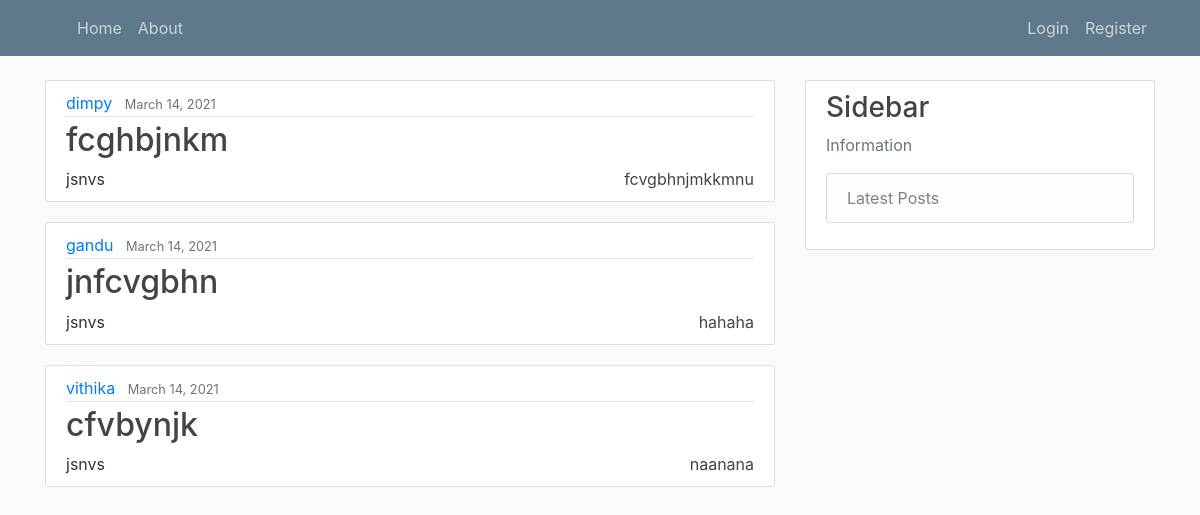
The page / on the database its author committed.
### blog/models.py (models this page shows, shortened)
class Post(models.Model):
    title = models.CharField(max_length=100)
    content = models.TextField()
    date_posted = models.DateTimeField(default=timezone.now)
    author = models.ForeignKey(User, on_delete=models.CASCADE)
    snippet = models.CharField(max_length=100)
    category = models.CharField(max_length=100, default='uncategorised')
    likes = models.ManyToManyField(User, related_name='blogpost_like')

### blog/views.py (the view)
# urls.py: path('', HomeView.as_view(), name='blog-home'),
class HomeView(ListView):
    model = Post
    template_name = 'blog/home.html'
    ordering = ['-date_posted']

### blog/templates/blog/home.html (shortened to what this page needs)
{% extends "blog/base.html" %}
{% block content %}
{% for post in object_list%}
<article class="media content-section">
    <div class="media-body">
        <div class="article-metadata">
            <a class="mr-2" href="#">{{ post.author }}</a>
            <small class="text-muted">{{ post.date_posted|date:"F d, Y" }}</small>
        </div>
        <h2><a class="article-title" href="{%url 'article-detailer' post.pk%}">{{ post.title }}</a></h2>
        {%if post.snippet%}
        {{post.snippet}}
        {%else%}
        <p class="article-content">{{ post.content|slice:":200"|safe }}</p>
        {%endif%}
        <a class="article-title" style="float: right"
            href="{%url 'category-post' post.category|slugify %}">{{post.category}}</a>
    </div>
</article>
{% endfor %}
<br>
<br>
{% endblock content %}

### blog/templates/blog/base.html (shortened to what this page needs)
<!DOCTYPE html>
{% load static%}
<head>
    <link rel="stylesheet" href="https://stackpath.bootstrapcdn.com/bootstrap/4.3.1/css/bootstrap.min.css"
>
    <link rel="stylesheet" type="text/css" href="{% static 'blog/main.css' %}">
</head>
<body>
    <header class="site-header">
        <nav class="navbar navbar-expand-md navbar-dark bg-steel fixed-top">
            <div class="container">
                <div class="collapse navbar-collapse" id="navbarToggle">
                    <div class="navbar-nav mr-auto">
                        <a class="nav-item nav-link" href="{% url 'blog-home' %}">Home</a>
                        <a class="nav-item nav-link" href="{% url 'blog-about' %}">About</a>
                    </div>
                    <div class="navbar-nav">
                        {%if user.is_authenticated %}
                        <a class="nav-item nav-link" href="{% url 'profile' %}">Profile</a>
                        <a class="nav-item nav-link" href="{% url 'logout' %}">Logout</a>
                        {% else %}
                        <a class="nav-item nav-link" href="{% url 'login' %}">Login</a>
                        <a class="nav-item nav-link" href="{% url 'register' %}">Register</a>
                        {% endif %}
                    </div>
                </div>
            </div>
        </nav>
    </header>
    <main role="main" class="container">
        <div class="row">
            <div class="col-md-8">
                {% block content %}{% endblock %}
            </div>
            <div class="col-md-4">
                <div class="content-section">
                    <h3>Sidebar</h3>
                    <p class='text-muted'>Information
                    <ul class="list-group">
                        <li class="list-group-item list-group-item-light">Latest Posts</li>
                    </ul>
                    </p>
                </div>
            </div>
        </div>
    </main>
</body>
</html>

### blog/static/blog/main.css (style rules this page uses)
body { background: #fafafa; color: #333333; margin-top: 5rem; }
h1, h2, h3, h4, h5, h6 { color: #444444; }
ul { margin: 0; }
.bg-steel { background-color: #5f788a; }
.site-header .navbar-nav .nav-link { color: #cbd5db; }
.content-section { background: #ffffff; padding: 10px 20px; margin-right:0px; border: 1px solid #dddddd; border-radius: 3px; margin-bottom: 20px; }
.article-title { color: #444444; }
.article-metadata { padding-bottom: 1px; margin-bottom: 4px; border-bottom: 1px solid #e3e3e3 }

### rows shown on the page
Post: author "dimpy", date_posted "March 14, 2021", title "fcghbjnkm", snippet "jsnvs", category "fcvgbhnjmkkmnu"
Post: author "gandu", date_posted "March 14, 2021", title "jnfcvgbhn", snippet "jsnvs", category "hahaha"
Post: author "vithika", date_posted "March 14, 2021", title "cfvbynjk", snippet "jsnvs", category "naanana"
